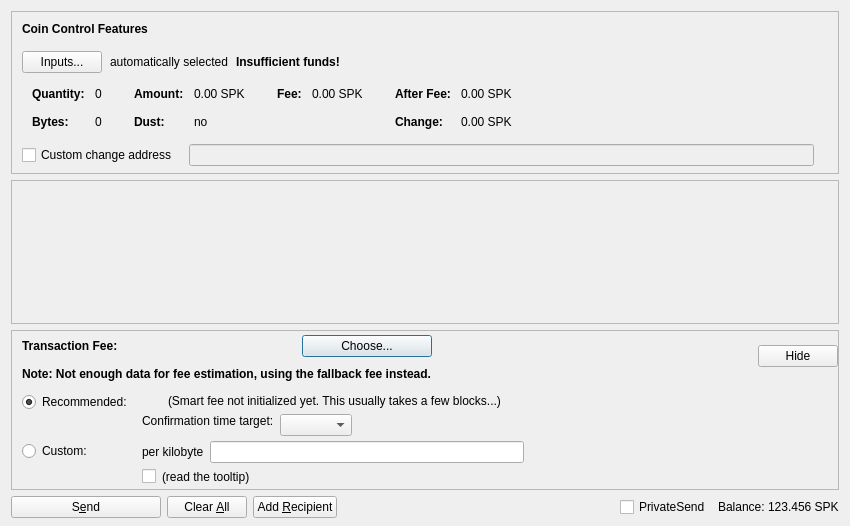
<?xml version="1.0" encoding="UTF-8"?>
<ui version="4.0">
 <class>SendCoinsDialog</class>
 <widget class="QDialog" name="SendCoinsDialog">
  <property name="geometry">
   <rect>
    <x>0</x>
    <y>0</y>
    <width>850</width>
    <height>526</height>
   </rect>
  </property>
  <property name="windowTitle">
   <string>Send Coins</string>
  </property>
  <layout class="QVBoxLayout" name="verticalLayout" stretch="0,1,0,0">
   <property name="bottomMargin">
    <number>8</number>
   </property>
   <item>
    <widget class="QFrame" name="frameCoinControl">
     <property name="sizePolicy">
      <sizepolicy hsizetype="Expanding" vsizetype="Expanding">
       <horstretch>0</horstretch>
       <verstretch>0</verstretch>
      </sizepolicy>
     </property>
     <property name="maximumSize">
      <size>
       <width>16777215</width>
       <height>16777215</height>
      </size>
     </property>
     <property name="frameShape">
      <enum>QFrame::StyledPanel</enum>
     </property>
     <property name="frameShadow">
      <enum>QFrame::Sunken</enum>
     </property>
     <layout class="QVBoxLayout" name="verticalLayoutCoinControl2">
      <property name="spacing">
       <number>0</number>
      </property>
      <property name="leftMargin">
       <number>0</number>
      </property>
      <property name="topMargin">
       <number>0</number>
      </property>
      <property name="rightMargin">
       <number>0</number>
      </property>
      <property name="bottomMargin">
       <number>6</number>
      </property>
      <item>
       <layout class="QVBoxLayout" name="verticalLayoutCoinControl" stretch="0,0,0,0,1">
        <property name="spacing">
         <number>0</number>
        </property>
        <property name="leftMargin">
         <number>10</number>
        </property>
        <property name="topMargin">
         <number>10</number>
        </property>
        <item>
         <layout class="QHBoxLayout" name="horizontalLayoutCoinControl1">
          <property name="bottomMargin">
           <number>15</number>
          </property>
          <item>
           <widget class="QLabel" name="labelCoinControlFeatures">
            <property name="sizePolicy">
             <sizepolicy hsizetype="Preferred" vsizetype="Maximum">
              <horstretch>0</horstretch>
              <verstretch>0</verstretch>
             </sizepolicy>
            </property>
            <property name="font">
             <font>
              <weight>75</weight>
              <bold>true</bold>
             </font>
            </property>
            <property name="styleSheet">
             <string notr="true">font-weight:bold;</string>
            </property>
            <property name="text">
             <string>Coin Control Features</string>
            </property>
           </widget>
          </item>
         </layout>
        </item>
        <item>
         <layout class="QHBoxLayout" name="horizontalLayoutCoinControl2" stretch="0,0,0,0">
          <property name="spacing">
           <number>8</number>
          </property>
          <property name="bottomMargin">
           <number>10</number>
          </property>
          <item>
           <widget class="QPushButton" name="pushButtonCoinControl">
            <property name="styleSheet">
             <string notr="true"/>
            </property>
            <property name="text">
             <string>Inputs...</string>
            </property>
            <property name="autoDefault">
             <bool>false</bool>
            </property>
           </widget>
          </item>
          <item>
           <widget class="QLabel" name="labelCoinControlAutomaticallySelected">
            <property name="text">
             <string>automatically selected</string>
            </property>
            <property name="margin">
             <number>5</number>
            </property>
           </widget>
          </item>
          <item>
           <widget class="QLabel" name="labelCoinControlInsuffFunds">
            <property name="font">
             <font>
              <weight>75</weight>
              <bold>true</bold>
             </font>
            </property>
            <property name="styleSheet">
             <string notr="true">font-weight:bold;</string>
            </property>
            <property name="text">
             <string>Insufficient funds!</string>
            </property>
            <property name="margin">
             <number>5</number>
            </property>
           </widget>
          </item>
          <item>
           <spacer name="horizontalSpacerCoinControl">
            <property name="orientation">
             <enum>Qt::Horizontal</enum>
            </property>
            <property name="sizeHint" stdset="0">
             <size>
              <width>40</width>
              <height>1</height>
             </size>
            </property>
           </spacer>
          </item>
         </layout>
        </item>
        <item>
         <widget class="QWidget" name="widgetCoinControl" native="true">
          <property name="sizePolicy">
           <sizepolicy hsizetype="Preferred" vsizetype="Preferred">
            <horstretch>0</horstretch>
            <verstretch>0</verstretch>
           </sizepolicy>
          </property>
          <property name="minimumSize">
           <size>
            <width>0</width>
            <height>0</height>
           </size>
          </property>
          <property name="styleSheet">
           <string notr="true"/>
          </property>
          <layout class="QHBoxLayout" name="horizontalLayoutCoinControl5">
           <property name="leftMargin">
            <number>0</number>
           </property>
           <property name="topMargin">
            <number>0</number>
           </property>
           <property name="rightMargin">
            <number>0</number>
           </property>
           <property name="bottomMargin">
            <number>0</number>
           </property>
           <item>
            <layout class="QHBoxLayout" name="horizontalLayoutCoinControl3" stretch="0,0,0,1">
             <property name="spacing">
              <number>20</number>
             </property>
             <property name="topMargin">
              <number>0</number>
             </property>
             <property name="bottomMargin">
              <number>10</number>
             </property>
             <item>
              <layout class="QFormLayout" name="formLayoutCoinControl1">
               <property name="horizontalSpacing">
                <number>10</number>
               </property>
               <property name="verticalSpacing">
                <number>14</number>
               </property>
               <property name="leftMargin">
                <number>10</number>
               </property>
               <property name="topMargin">
                <number>4</number>
               </property>
               <property name="rightMargin">
                <number>6</number>
               </property>
               <item row="0" column="0">
                <widget class="QLabel" name="labelCoinControlQuantityText">
                 <property name="font">
                  <font>
                   <weight>75</weight>
                   <bold>true</bold>
                  </font>
                 </property>
                 <property name="text">
                  <string>Quantity:</string>
                 </property>
                 <property name="margin">
                  <number>0</number>
                 </property>
                </widget>
               </item>
               <item row="0" column="1">
                <widget class="QLabel" name="labelCoinControlQuantity">
                 <property name="cursor">
                  <cursorShape>IBeamCursor</cursorShape>
                 </property>
                 <property name="contextMenuPolicy">
                  <enum>Qt::ActionsContextMenu</enum>
                 </property>
                 <property name="text">
                  <string notr="true">0</string>
                 </property>
                 <property name="margin">
                  <number>0</number>
                 </property>
                 <property name="textInteractionFlags">
                  <set>Qt::LinksAccessibleByMouse|Qt::TextSelectableByKeyboard|Qt::TextSelectableByMouse</set>
                 </property>
                </widget>
               </item>
               <item row="1" column="0">
                <widget class="QLabel" name="labelCoinControlBytesText">
                 <property name="font">
                  <font>
                   <weight>75</weight>
                   <bold>true</bold>
                  </font>
                 </property>
                 <property name="text">
                  <string>Bytes:</string>
                 </property>
                </widget>
               </item>
               <item row="1" column="1">
                <widget class="QLabel" name="labelCoinControlBytes">
                 <property name="cursor">
                  <cursorShape>IBeamCursor</cursorShape>
                 </property>
                 <property name="contextMenuPolicy">
                  <enum>Qt::ActionsContextMenu</enum>
                 </property>
                 <property name="text">
                  <string notr="true">0</string>
                 </property>
                 <property name="textInteractionFlags">
                  <set>Qt::LinksAccessibleByMouse|Qt::TextSelectableByKeyboard|Qt::TextSelectableByMouse</set>
                 </property>
                </widget>
               </item>
              </layout>
             </item>
             <item>
              <layout class="QFormLayout" name="formLayoutCoinControl2">
               <property name="horizontalSpacing">
                <number>10</number>
               </property>
               <property name="verticalSpacing">
                <number>14</number>
               </property>
               <property name="leftMargin">
                <number>6</number>
               </property>
               <property name="topMargin">
                <number>4</number>
               </property>
               <property name="rightMargin">
                <number>6</number>
               </property>
               <item row="0" column="0">
                <widget class="QLabel" name="labelCoinControlAmountText">
                 <property name="font">
                  <font>
                   <weight>75</weight>
                   <bold>true</bold>
                  </font>
                 </property>
                 <property name="text">
                  <string>Amount:</string>
                 </property>
                 <property name="margin">
                  <number>0</number>
                 </property>
                </widget>
               </item>
               <item row="0" column="1">
                <widget class="QLabel" name="labelCoinControlAmount">
                 <property name="cursor">
                  <cursorShape>IBeamCursor</cursorShape>
                 </property>
                 <property name="contextMenuPolicy">
                  <enum>Qt::ActionsContextMenu</enum>
                 </property>
                 <property name="text">
                  <string notr="true">0.00 SPK</string>
                 </property>
                 <property name="textInteractionFlags">
                  <set>Qt::LinksAccessibleByMouse|Qt::TextSelectableByKeyboard|Qt::TextSelectableByMouse</set>
                 </property>
                </widget>
               </item>
               <item row="1" column="0">
                <widget class="QLabel" name="labelCoinControlLowOutputText">
                 <property name="font">
                  <font>
                   <weight>75</weight>
                   <bold>true</bold>
                  </font>
                 </property>
                 <property name="text">
                  <string>Dust:</string>
                 </property>
                </widget>
               </item>
               <item row="1" column="1">
                <widget class="QLabel" name="labelCoinControlLowOutput">
                 <property name="cursor">
                  <cursorShape>IBeamCursor</cursorShape>
                 </property>
                 <property name="contextMenuPolicy">
                  <enum>Qt::ActionsContextMenu</enum>
                 </property>
                 <property name="text">
                  <string notr="true">no</string>
                 </property>
                 <property name="textInteractionFlags">
                  <set>Qt::LinksAccessibleByMouse|Qt::TextSelectableByKeyboard|Qt::TextSelectableByMouse</set>
                 </property>
                </widget>
               </item>
              </layout>
             </item>
             <item>
              <layout class="QFormLayout" name="formLayoutCoinControl3">
               <property name="horizontalSpacing">
                <number>10</number>
               </property>
               <property name="verticalSpacing">
                <number>14</number>
               </property>
               <property name="leftMargin">
                <number>6</number>
               </property>
               <property name="topMargin">
                <number>4</number>
               </property>
               <property name="rightMargin">
                <number>6</number>
               </property>
               <item row="0" column="0">
                <widget class="QLabel" name="labelCoinControlFeeText">
                 <property name="font">
                  <font>
                   <weight>75</weight>
                   <bold>true</bold>
                  </font>
                 </property>
                 <property name="text">
                  <string>Fee:</string>
                 </property>
                 <property name="margin">
                  <number>0</number>
                 </property>
                </widget>
               </item>
               <item row="0" column="1">
                <widget class="QLabel" name="labelCoinControlFee">
                 <property name="cursor">
                  <cursorShape>IBeamCursor</cursorShape>
                 </property>
                 <property name="contextMenuPolicy">
                  <enum>Qt::ActionsContextMenu</enum>
                 </property>
                 <property name="text">
                  <string notr="true">0.00 SPK</string>
                 </property>
                 <property name="textInteractionFlags">
                  <set>Qt::LinksAccessibleByMouse|Qt::TextSelectableByKeyboard|Qt::TextSelectableByMouse</set>
                 </property>
                </widget>
               </item>
              </layout>
             </item>
             <item>
              <layout class="QFormLayout" name="formLayoutCoinControl4">
               <property name="horizontalSpacing">
                <number>10</number>
               </property>
               <property name="verticalSpacing">
                <number>14</number>
               </property>
               <property name="leftMargin">
                <number>6</number>
               </property>
               <property name="topMargin">
                <number>4</number>
               </property>
               <property name="rightMargin">
                <number>6</number>
               </property>
               <item row="0" column="0">
                <widget class="QLabel" name="labelCoinControlAfterFeeText">
                 <property name="font">
                  <font>
                   <weight>75</weight>
                   <bold>true</bold>
                  </font>
                 </property>
                 <property name="text">
                  <string>After Fee:</string>
                 </property>
                 <property name="margin">
                  <number>0</number>
                 </property>
                </widget>
               </item>
               <item row="0" column="1">
                <widget class="QLabel" name="labelCoinControlAfterFee">
                 <property name="cursor">
                  <cursorShape>IBeamCursor</cursorShape>
                 </property>
                 <property name="contextMenuPolicy">
                  <enum>Qt::ActionsContextMenu</enum>
                 </property>
                 <property name="text">
                  <string notr="true">0.00 SPK</string>
                 </property>
                 <property name="textInteractionFlags">
                  <set>Qt::LinksAccessibleByMouse|Qt::TextSelectableByKeyboard|Qt::TextSelectableByMouse</set>
                 </property>
                </widget>
               </item>
               <item row="1" column="0">
                <widget class="QLabel" name="labelCoinControlChangeText">
                 <property name="font">
                  <font>
                   <weight>75</weight>
                   <bold>true</bold>
                  </font>
                 </property>
                 <property name="text">
                  <string>Change:</string>
                 </property>
                </widget>
               </item>
               <item row="1" column="1">
                <widget class="QLabel" name="labelCoinControlChange">
                 <property name="cursor">
                  <cursorShape>IBeamCursor</cursorShape>
                 </property>
                 <property name="contextMenuPolicy">
                  <enum>Qt::ActionsContextMenu</enum>
                 </property>
                 <property name="text">
                  <string notr="true">0.00 SPK</string>
                 </property>
                 <property name="textInteractionFlags">
                  <set>Qt::LinksAccessibleByMouse|Qt::TextSelectableByKeyboard|Qt::TextSelectableByMouse</set>
                 </property>
                </widget>
               </item>
              </layout>
             </item>
            </layout>
           </item>
          </layout>
         </widget>
        </item>
        <item>
         <layout class="QHBoxLayout" name="horizontalLayoutCoinControl4" stretch="0,0,0">
          <property name="spacing">
           <number>12</number>
          </property>
          <property name="sizeConstraint">
           <enum>QLayout::SetDefaultConstraint</enum>
          </property>
          <property name="topMargin">
           <number>5</number>
          </property>
          <property name="rightMargin">
           <number>5</number>
          </property>
          <item>
           <widget class="QCheckBox" name="checkBoxCoinControlChange">
            <property name="toolTip">
             <string>If this is activated, but the change address is empty or invalid, change will be sent to a newly generated address.</string>
            </property>
            <property name="text">
             <string>Custom change address</string>
            </property>
           </widget>
          </item>
          <item>
           <widget class="QValidatedLineEdit" name="lineEditCoinControlChange">
            <property name="enabled">
             <bool>false</bool>
            </property>
            <property name="sizePolicy">
             <sizepolicy hsizetype="Expanding" vsizetype="Fixed">
              <horstretch>0</horstretch>
              <verstretch>0</verstretch>
             </sizepolicy>
            </property>
           </widget>
          </item>
          <item>
           <widget class="QLabel" name="labelCoinControlChangeLabel">
            <property name="sizePolicy">
             <sizepolicy hsizetype="Preferred" vsizetype="Expanding">
              <horstretch>0</horstretch>
              <verstretch>0</verstretch>
             </sizepolicy>
            </property>
            <property name="minimumSize">
             <size>
              <width>0</width>
              <height>0</height>
             </size>
            </property>
            <property name="text">
             <string/>
            </property>
            <property name="margin">
             <number>3</number>
            </property>
           </widget>
          </item>
         </layout>
        </item>
        <item>
         <spacer name="verticalSpacerCoinControl">
          <property name="orientation">
           <enum>Qt::Vertical</enum>
          </property>
          <property name="sizeHint" stdset="0">
           <size>
            <width>800</width>
            <height>1</height>
           </size>
          </property>
         </spacer>
        </item>
       </layout>
      </item>
     </layout>
    </widget>
   </item>
   <item>
    <widget class="QScrollArea" name="scrollArea">
     <property name="widgetResizable">
      <bool>true</bool>
     </property>
     <widget class="QWidget" name="scrollAreaWidgetContents">
      <property name="geometry">
       <rect>
        <x>0</x>
        <y>0</y>
        <width>830</width>
        <height>104</height>
       </rect>
      </property>
      <layout class="QVBoxLayout" name="verticalLayout_2" stretch="0,1">
       <property name="leftMargin">
        <number>0</number>
       </property>
       <property name="topMargin">
        <number>0</number>
       </property>
       <property name="rightMargin">
        <number>0</number>
       </property>
       <property name="bottomMargin">
        <number>0</number>
       </property>
       <item>
        <layout class="QVBoxLayout" name="entries">
         <property name="spacing">
          <number>6</number>
         </property>
        </layout>
       </item>
       <item>
        <spacer name="verticalSpacer">
         <property name="orientation">
          <enum>Qt::Vertical</enum>
         </property>
         <property name="sizeHint" stdset="0">
          <size>
           <width>20</width>
           <height>40</height>
          </size>
         </property>
        </spacer>
       </item>
      </layout>
     </widget>
    </widget>
   </item>
   <item>
    <widget class="QFrame" name="frameFee">
     <property name="sizePolicy">
      <sizepolicy hsizetype="Expanding" vsizetype="Expanding">
       <horstretch>0</horstretch>
       <verstretch>0</verstretch>
      </sizepolicy>
     </property>
     <property name="maximumSize">
      <size>
       <width>16777215</width>
       <height>16777215</height>
      </size>
     </property>
     <property name="frameShape">
      <enum>QFrame::StyledPanel</enum>
     </property>
     <property name="frameShadow">
      <enum>QFrame::Sunken</enum>
     </property>
     <layout class="QVBoxLayout" name="verticalLayoutFee1">
      <property name="spacing">
       <number>0</number>
      </property>
      <property name="leftMargin">
       <number>0</number>
      </property>
      <property name="topMargin">
       <number>0</number>
      </property>
      <property name="rightMargin">
       <number>0</number>
      </property>
      <property name="bottomMargin">
       <number>0</number>
      </property>
      <item>
       <layout class="QVBoxLayout" name="verticalLayoutFee2" stretch="0,0,0">
        <property name="spacing">
         <number>0</number>
        </property>
        <property name="leftMargin">
         <number>10</number>
        </property>
        <property name="topMargin">
         <number>0</number>
        </property>
        <item>
         <layout class="QHBoxLayout" name="horizontalLayoutFee1">
          <property name="bottomMargin">
           <number>0</number>
          </property>
          <item>
           <layout class="QVBoxLayout" name="verticalLayoutFee7">
            <property name="spacing">
             <number>0</number>
            </property>
            <item>
             <spacer name="verticalSpacerSmartFee">
              <property name="orientation">
               <enum>Qt::Vertical</enum>
              </property>
              <property name="sizeType">
               <enum>QSizePolicy::Fixed</enum>
              </property>
              <property name="sizeHint" stdset="0">
               <size>
                <width>1</width>
                <height>4</height>
               </size>
              </property>
             </spacer>
            </item>
            <item>
             <layout class="QHBoxLayout" name="horizontalLayoutSmartFee">
              <property name="spacing">
               <number>10</number>
              </property>
              <item>
               <widget class="QLabel" name="labelFeeHeadline">
                <property name="sizePolicy">
                 <sizepolicy hsizetype="Preferred" vsizetype="Maximum">
                  <horstretch>0</horstretch>
                  <verstretch>0</verstretch>
                 </sizepolicy>
                </property>
                <property name="font">
                 <font>
                  <weight>75</weight>
                  <bold>true</bold>
                 </font>
                </property>
                <property name="styleSheet">
                 <string notr="true">font-weight:bold;</string>
                </property>
                <property name="text">
                 <string>Transaction Fee:</string>
                </property>
               </widget>
              </item>
              <item>
               <widget class="QLabel" name="labelFeeMinimized">
                <property name="text">
                 <string/>
                </property>
               </widget>
              </item>
              <item>
               <widget class="QPushButton" name="buttonChooseFee">
                <property name="text">
                 <string>Choose...</string>
                </property>
               </widget>
              </item>
             </layout>
            </item>
            <item>
             <spacer name="verticalSpacer_7">
              <property name="orientation">
               <enum>Qt::Vertical</enum>
              </property>
              <property name="sizeHint" stdset="0">
               <size>
                <width>1</width>
                <height>10</height>
               </size>
              </property>
             </spacer>
            </item>
            <item>
             <widget class="QLabel" name="fallbackFeeWarningLabel">
              <property name="toolTip">
               <string>Using the fallbackfee can result in sending a transaction that will take several hours or days (or never) to confirm. Consider choosing your fee manually or wait until you have validated the complete chain.</string>
              </property>
              <property name="font">
              <font>
                  <weight>75</weight>
                  <bold>true</bold>
              </font>
              </property>
              <property name="text">
               <string>Note: Not enough data for fee estimation, using the fallback fee instead.</string>
              </property>
              <property name="wordWrap">
               <bool>false</bool>
              </property>
             </widget>
            </item>
            <item>
             <spacer name="verticalSpacer_5">
              <property name="orientation">
               <enum>Qt::Vertical</enum>
              </property>
              <property name="sizeHint" stdset="0">
               <size>
                <width>1</width>
                <height>1</height>
               </size>
              </property>
             </spacer>
            </item>
           </layout>
          </item>
          <item>
           <spacer name="horizontalSpacer_4">
            <property name="orientation">
             <enum>Qt::Horizontal</enum>
            </property>
            <property name="sizeHint" stdset="0">
             <size>
              <width>1</width>
              <height>1</height>
             </size>
            </property>
           </spacer>
          </item>
          <item>
           <widget class="QPushButton" name="buttonMinimizeFee">
            <property name="toolTip">
             <string>collapse fee-settings</string>
            </property>
            <property name="text">
             <string>Hide</string>
            </property>
           </widget>
          </item>
         </layout>
        </item>
        <item>
         <widget class="QFrame" name="frameFeeSelection">
          <layout class="QVBoxLayout" name="verticalLayoutFee12">
           <property name="spacing">
            <number>0</number>
           </property>
           <property name="leftMargin">
            <number>0</number>
           </property>
           <property name="topMargin">
            <number>0</number>
           </property>
           <property name="rightMargin">
            <number>0</number>
           </property>
           <property name="bottomMargin">
            <number>0</number>
           </property>
           <item>
            <layout class="QGridLayout" name="gridLayoutFee">
             <property name="topMargin">
              <number>10</number>
             </property>
             <property name="bottomMargin">
              <number>4</number>
             </property>
             <property name="horizontalSpacing">
              <number>10</number>
             </property>
             <property name="verticalSpacing">
              <number>4</number>
             </property>
             <item row="1" column="1">
              <layout class="QVBoxLayout" name="verticalLayoutFee8">
               <property name="spacing">
                <number>6</number>
               </property>
               <item>
                <layout class="QHBoxLayout" name="horizontalLayoutFee13">
                 <item>
                  <widget class="QLabel" name="labelCustomPerKilobyte">
                   <property name="toolTip">
                    <string>If the custom fee is set to 1000 sprites and the transaction is only 250 bytes, then &quot;per kilobyte&quot; only pays 250 sprites in fee,&lt;br /&gt;while &quot;at least&quot; pays 1000 sprites. For transactions bigger than a kilobyte both pay by kilobyte.</string>
                   </property>
                   <property name="text">
                    <string>per kilobyte</string>
                   </property>
                  </widget>
                 </item>
                 <item>
                  <widget class="BitcoinAmountField" name="customFee"/>
                 </item>
                 <item>
                  <spacer name="horizontalSpacer_6">
                   <property name="orientation">
                    <enum>Qt::Horizontal</enum>
                   </property>
                   <property name="sizeHint" stdset="0">
                    <size>
                     <width>1</width>
                     <height>1</height>
                    </size>
                   </property>
                  </spacer>
                 </item>
                </layout>
               </item>
               <item>
                <layout class="QHBoxLayout" name="horizontalLayoutFee8">
                 <item>
                  <widget class="QCheckBox" name="checkBoxMinimumFee">
                   <property name="toolTip">
                    <string>Paying only the minimum fee is just fine as long as there is less transaction volume than space in the blocks.&lt;br /&gt;But be aware that this can end up in a never confirming transaction once there is more demand for Sparks transactions than the network can process.</string>
                   </property>
                   <property name="text">
                    <string/>
                   </property>
                  </widget>
                 </item>
                 <item>
                  <widget class="QLabel" name="labelMinFeeWarning">
                   <property name="enabled">
                    <bool>true</bool>
                   </property>
                   <property name="toolTip">
                    <string>Paying only the minimum fee is just fine as long as there is less transaction volume than space in the blocks.&lt;br /&gt;But be aware that this can end up in a never confirming transaction once there is more demand for Sparks transactions than the network can process.</string>
                   </property>
                   <property name="text">
                    <string>(read the tooltip)</string>
                   </property>
                   <property name="margin">
                    <number>5</number>
                   </property>
                  </widget>
                 </item>
                 <item>
                  <spacer name="horizontalSpacer_2">
                   <property name="orientation">
                    <enum>Qt::Horizontal</enum>
                   </property>
                   <property name="sizeHint" stdset="0">
                    <size>
                     <width>1</width>
                     <height>1</height>
                    </size>
                   </property>
                  </spacer>
                 </item>
                </layout>
               </item>
              </layout>
             </item>
             <item row="0" column="0">
              <layout class="QVBoxLayout" name="verticalLayoutFee4" stretch="0,1">
               <item>
                <widget class="QRadioButton" name="radioSmartFee">
                 <property name="text">
                  <string>Recommended:</string>
                 </property>
                 <property name="checked">
                  <bool>true</bool>
                 </property>
                 <attribute name="buttonGroup">
                  <string notr="true">groupFee</string>
                 </attribute>
                </widget>
               </item>
               <item>
                <spacer name="verticalSpacer_2">
                 <property name="orientation">
                  <enum>Qt::Vertical</enum>
                 </property>
                 <property name="sizeHint" stdset="0">
                  <size>
                   <width>1</width>
                   <height>1</height>
                  </size>
                 </property>
                </spacer>
               </item>
              </layout>
             </item>
             <item row="1" column="0">
              <layout class="QVBoxLayout" name="verticalLayoutFee9" stretch="0,1">
               <item>
                <widget class="QRadioButton" name="radioCustomFee">
                 <property name="text">
                  <string>Custom:</string>
                 </property>
                 <attribute name="buttonGroup">
                  <string notr="true">groupFee</string>
                 </attribute>
                </widget>
               </item>
               <item>
                <spacer name="verticalSpacer_6">
                 <property name="orientation">
                  <enum>Qt::Vertical</enum>
                 </property>
                 <property name="sizeHint" stdset="0">
                  <size>
                   <width>1</width>
                   <height>1</height>
                  </size>
                 </property>
                </spacer>
               </item>
              </layout>
             </item>
             <item row="0" column="1">
              <layout class="QVBoxLayout" name="verticalLayoutFee3" stretch="0,0,1">
               <property name="spacing">
                <number>6</number>
               </property>
               <property name="topMargin">
                <number>2</number>
               </property>
               <item>
                <layout class="QHBoxLayout" name="horizontalLayoutFee12">
                 <item>
                  <widget class="QLabel" name="labelSmartFee">
                   <property name="text">
                    <string/>
                   </property>
                   <property name="margin">
                    <number>2</number>
                   </property>
                  </widget>
                 </item>
                 <item>
                  <widget class="QLabel" name="labelFeeEstimation">
                   <property name="text">
                    <string/>
                   </property>
                  </widget>
                 </item>
                 <item>
                  <widget class="QLabel" name="labelSmartFee2">
                   <property name="text">
                    <string>(Smart fee not initialized yet. This usually takes a few blocks...)</string>
                   </property>
                   <property name="margin">
                    <number>2</number>
                   </property>
                  </widget>
                 </item>
                 <item>
                  <spacer name="horizontalSpacer_5">
                   <property name="orientation">
                    <enum>Qt::Horizontal</enum>
                   </property>
                   <property name="sizeHint" stdset="0">
                    <size>
                     <width>1</width>
                     <height>1</height>
                    </size>
                   </property>
                  </spacer>
                 </item>
                </layout>
               </item>
               <item>
                <layout class="QHBoxLayout" name="horizontalLayoutFee9">
                 <item>
                  <layout class="QVBoxLayout" name="verticalLayoutFee6">
                   <item>
                    <widget class="QLabel" name="labelSmartFee3">
                     <property name="text">
                      <string>Confirmation time target:</string>
                     </property>
                     <property name="margin">
                      <number>2</number>
                     </property>
                    </widget>
                   </item>
                   <item>
                    <spacer name="verticalSpacer_3">
                     <property name="orientation">
                      <enum>Qt::Vertical</enum>
                     </property>
                     <property name="sizeHint" stdset="0">
                      <size>
                       <width>1</width>
                       <height>1</height>
                      </size>
                     </property>
                    </spacer>
                   </item>
                  </layout>
                 </item>
                 <item>
                  <layout class="QVBoxLayout" name="verticalLayoutFee5">
                   <property name="rightMargin">
                    <number>30</number>
                   </property>
                   <item>
                    <layout class="QHBoxLayout" name="horizontalLayoutConfTarget">
                     <property name="bottomMargin">
                      <number>0</number>
                     </property>
                     <item>
                      <widget class="QComboBox" name="confTargetSelector"/>
                     </item>
                     <item>
                      <spacer name="horizontalSpacerConfTarget">
                       <property name="orientation">
                        <enum>Qt::Horizontal</enum>
                       </property>
                       <property name="sizeHint" stdset="0">
                        <size>
                         <width>40</width>
                         <height>20</height>
                        </size>
                       </property>
                      </spacer>
                     </item>
                    </layout>
                   </item>
                  </layout>
                 </item>
                </layout>
               </item>
               <item>
                <spacer name="verticalSpacer_4">
                 <property name="orientation">
                  <enum>Qt::Vertical</enum>
                 </property>
                 <property name="sizeHint" stdset="0">
                  <size>
                   <width>1</width>
                   <height>1</height>
                  </size>
                 </property>
                </spacer>
               </item>
              </layout>
             </item>
            </layout>
           </item>
          </layout>
         </widget>
        </item>
        <item>
         <spacer name="verticalSpacerFee">
          <property name="orientation">
           <enum>Qt::Vertical</enum>
          </property>
          <property name="sizeHint" stdset="0">
           <size>
            <width>800</width>
            <height>1</height>
           </size>
          </property>
         </spacer>
        </item>
       </layout>
      </item>
     </layout>
    </widget>
   </item>
   <item>
    <layout class="QHBoxLayout" name="horizontalLayout">
     <item>
      <widget class="QPushButton" name="sendButton">
       <property name="minimumSize">
        <size>
         <width>150</width>
         <height>0</height>
        </size>
       </property>
       <property name="toolTip">
        <string>Confirm the send action</string>
       </property>
       <property name="text">
        <string>S&amp;end</string>
       </property>
       <property name="autoDefault">
        <bool>false</bool>
       </property>
       <property name="default">
        <bool>false</bool>
       </property>
      </widget>
     </item>
     <item>
      <widget class="QPushButton" name="clearButton">
       <property name="sizePolicy">
        <sizepolicy hsizetype="Minimum" vsizetype="Fixed">
         <horstretch>0</horstretch>
         <verstretch>0</verstretch>
        </sizepolicy>
       </property>
       <property name="toolTip">
        <string>Clear all fields of the form.</string>
       </property>
       <property name="text">
        <string>Clear &amp;All</string>
       </property>
       <property name="autoDefault">
        <bool>false</bool>
       </property>
      </widget>
     </item>
     <item>
      <widget class="QPushButton" name="addButton">
       <property name="toolTip">
        <string>Send to multiple recipients at once</string>
       </property>
       <property name="text">
        <string>Add &amp;Recipient</string>
       </property>
       <property name="autoDefault">
        <bool>false</bool>
       </property>
      </widget>
     </item>
     <item>
      <spacer name="horizontalSpacer">
       <property name="orientation">
        <enum>Qt::Horizontal</enum>
       </property>
       <property name="sizeHint" stdset="0">
        <size>
         <width>40</width>
         <height>20</height>
        </size>
       </property>
      </spacer>
     </item>
     <item>
      <layout class="QHBoxLayout" name="horizontalLayout_2">
       <property name="spacing">
        <number>3</number>
       </property>
       <item>
        <widget class="QCheckBox" name="checkUsePrivateSend">
         <property name="minimumSize">
          <size>
           <width>95</width>
           <height>0</height>
          </size>
         </property>
         <property name="text">
          <string>PrivateSend</string>
         </property>
         <property name="checked">
          <bool>false</bool>
         </property>
        </widget>
       </item>
       <item>
        <widget class="QLabel" name="label">
         <property name="text">
          <string>Balance:</string>
         </property>
        </widget>
       </item>
       <item>
        <widget class="QLabel" name="labelBalance">
         <property name="sizePolicy">
          <sizepolicy hsizetype="Preferred" vsizetype="Fixed">
           <horstretch>0</horstretch>
           <verstretch>0</verstretch>
          </sizepolicy>
         </property>
         <property name="cursor">
          <cursorShape>IBeamCursor</cursorShape>
         </property>
         <property name="text">
          <string notr="true">123.456 SPK</string>
         </property>
         <property name="textInteractionFlags">
          <set>Qt::LinksAccessibleByMouse|Qt::TextSelectableByKeyboard|Qt::TextSelectableByMouse</set>
         </property>
        </widget>
       </item>
      </layout>
     </item>
    </layout>
   </item>
  </layout>
 </widget>
 <customwidgets>
  <customwidget>
   <class>QValidatedLineEdit</class>
   <extends>QLineEdit</extends>
   <header>qvalidatedlineedit.h</header>
  </customwidget>
  <customwidget>
   <class>BitcoinAmountField</class>
   <extends>QLineEdit</extends>
   <header>bitcoinamountfield.h</header>
   <container>1</container>
  </customwidget>
 </customwidgets>
 <resources>
  <include location="../sparks.qrc"/>
 </resources>
 <connections/>
 <buttongroups>
  <buttongroup name="groupFee"/>
 </buttongroups>
</ui>
